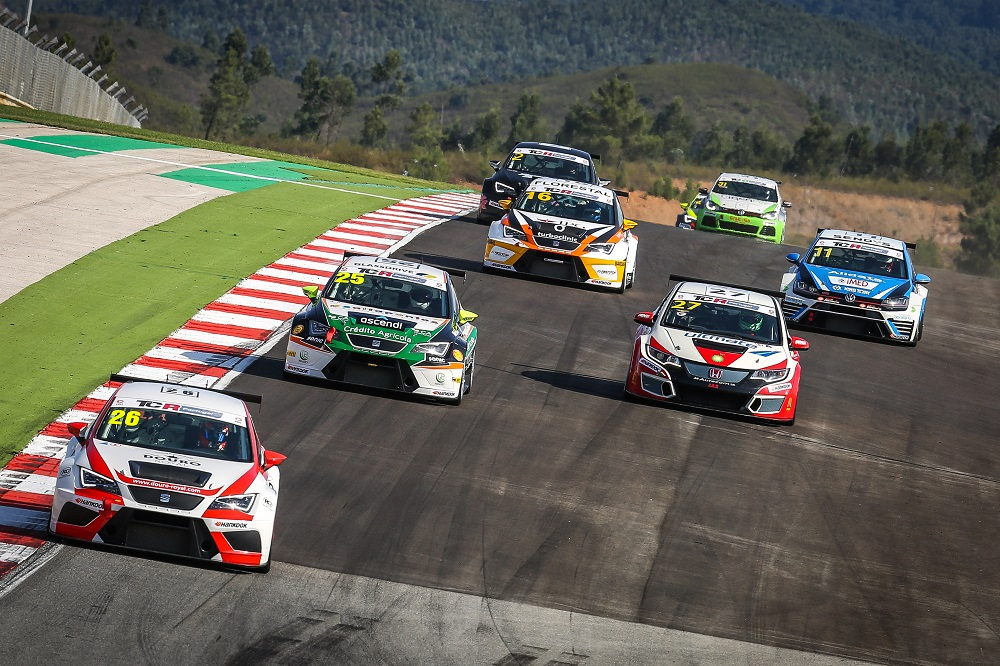
#> input picture 7 Semestre/Reconhecimento de Padrões/2 Aula - 02-11-25 - RGB, Histogramas, Contraste, Blur e Binarização de Imagens Arquivo/carro.jpg, 1000 x 666 px
$ jupyter execute --allow-errors aula.ipynb   (older library calls are emulated)
#> lines starting #> are read from the running program, lines starting #| are printed output that depends on the picture
Importando bibliotecas

[cell 1]
from matplotlib import pyplot as plt
import cv2
import numpy as np

# Tratando a imagem para ficar em tons de cinza

[cell 2]
from matplotlib import pyplot as plt
import cv2

img = cv2.imread('carro.jpg', cv2.IMREAD_UNCHANGED)
#> img is the input picture: shape (666, 1000, 3); mean B, G, R 86.6, 96.2, 98.4
img = cv2.cvtColor(img, cv2.COLOR_BGR2GRAY)
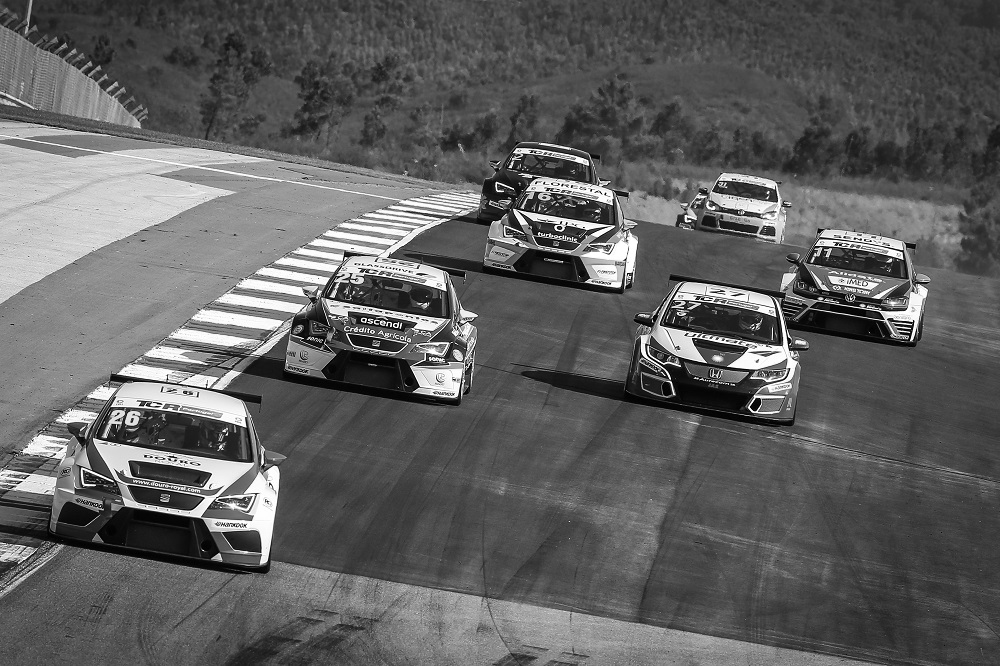
#> img: shape (666, 1000); min 0, max 255, mean 95.8
cv2.imshow("Imagem", img)

hist = cv2.calcHist([img], [0], None, [256], [0, 256])
#> hist = 256 values, max 11766 at index 79, min 212 at index 0, mean 2601.6
plt.figure()
plt.title("Histograma em Tons de Cinza")
plt.xlabel("Intensidade")
plt.ylabel("Qtde. de Pixels")
plt.plot(hist)
plt.xlim([0,256])
plt.show()
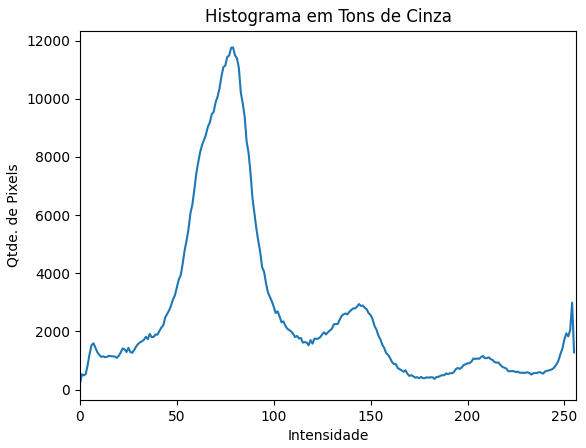
#> figure drawn by matplotlib, 1 panel; curve peaks at x = 79, y = 11766
